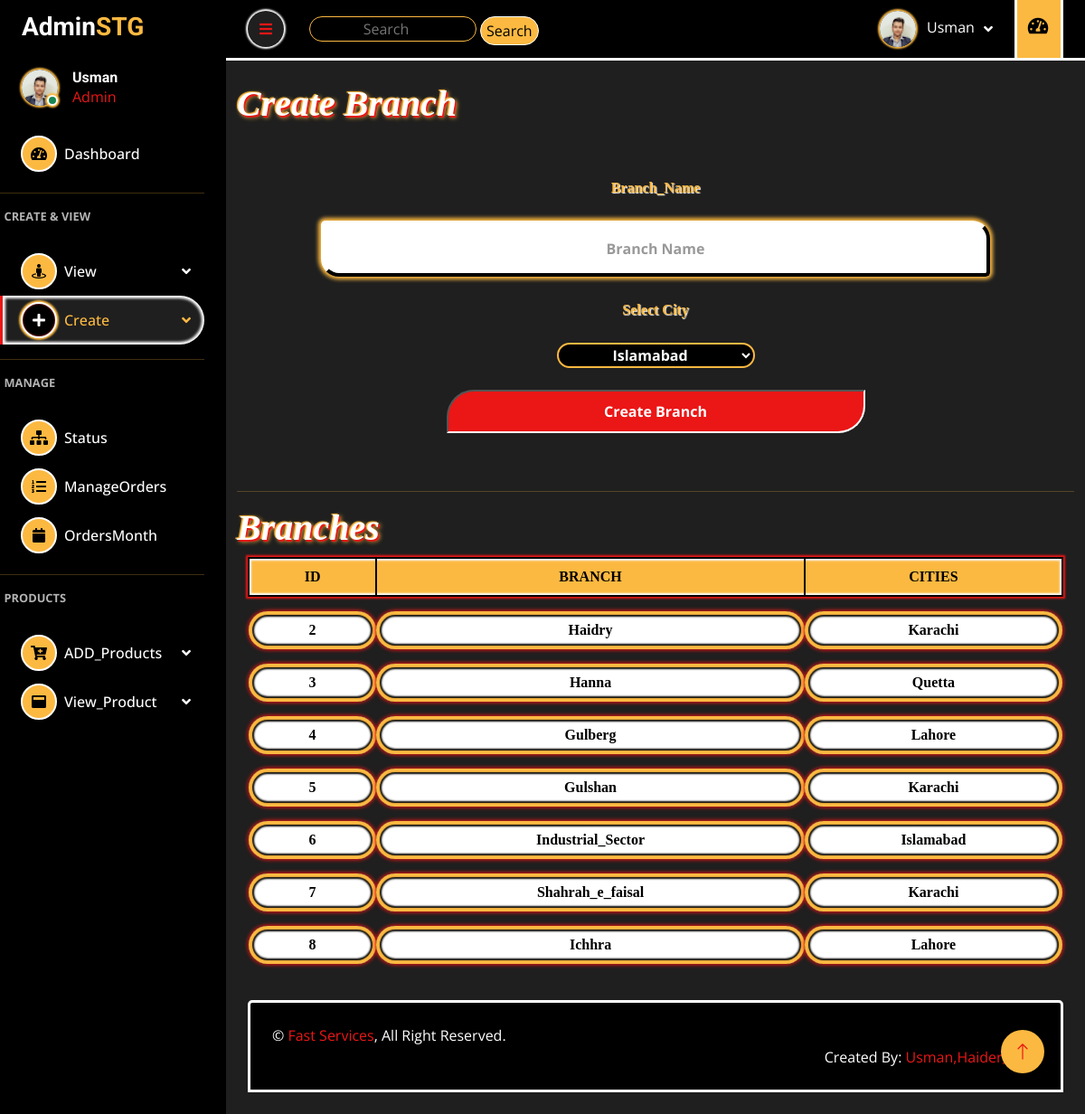
Screenshot of /admin/branch.php (signed in) with the database file from the repository.
### tables this page shows
CREATE TABLE `branch` (
  `id` int(255) NOT NULL,
  `branch` varchar(255) NOT NULL,
  `city` int(255) NOT NULL
);

CREATE TABLE `cities_pk` (
  `id` int(255) NOT NULL,
  `name` varchar(255) NOT NULL
);

### admin/branch.php (the view, shortened to what this page needs)
<?php
include '../connection.php';
$query2='SELECT * FROM `cities_pk`';
$con=mysqli_query($connect,$query2);
$query3='SELECT A.id, A.branch,B.name FROM `branch` as A inner join cities_pk as B where A.city=B.id';
$con2=mysqli_query($connect,$query3);
?>
<!DOCTYPE html>
<html lang="en">
<head>
<?php
echo '
    <link rel="preconnect" href="https://fonts.googleapis.com">
    <link rel="preconnect" href="https://fonts.gstatic.com" crossorigin>
    <link href="https://fonts.googleapis.com/css2?family=Open+Sans:wght@400;600&family=Roboto:wght@500;700&display=swap" rel="stylesheet">
    <link href="https://cdnjs.cloudflare.com/ajax/libs/font-awesome/5.10.0/css/all.min.css" rel="stylesheet">
    <link href="https://cdn.jsdelivr.net/npm/bootstrap-icons@1.4.1/font/bootstrap-icons.css" rel="stylesheet">
    <link href="lib/owlcarousel/assets/owl.carousel.min.css" rel="stylesheet">
    <link href="lib/tempusdominus/css/tempusdominus-bootstrap-4.min.css" rel="stylesheet" />
    <link href="css/bootstrap.min.css" rel="stylesheet">
    <link href="css/style.css" rel="stylesheet">
    '
    ?>
</head>
<body>
    <div class="container-fluid position-relative d-flex p-0">
        <div class="sidebar pe-4 pb-3">
            <nav class="navbar">
                <a href="index.php" class="navbar-brand mx-4 mb-3">
                    <h3 class="h3"><span class="name">Admin</span>STG</h3>
                </a>
                <div class="d-flex align-items-center ms-4 mb-4">
                    <div class="position-relative">
                        <img class="rounded-circle" src="../image/<?php echo $_SESSION['aimage'] ?>" alt="" style="width: 40px; height: 40px;">
                        <div class="bg-success rounded-circle border border-2 border-white position-absolute end-0 bottom-0 p-1"></div>
                    </div>
                    <div class="ms-3">
                        <h6 class="mb-0"><?php echo $_SESSION['aname'] ?></h6>
                        <span>Admin</span>
                    </div>
                </div>
                <div class="navbar-nav w-100">
                    <a href="index.php" class="nav-item nav-link"><i class="fa fa-tachometer-alt me-2"></i>Dashboard</a>
                    <hr>
                   <span style="margin-left:2%;font-weight:bolder;opacity:70%; color:white;font-size:80%">CREATE & VIEW</span>
                   <br>
                    <div class="nav-item dropdown">
                        <a href="#" class="nav-link dropdown-toggle" data-bs-toggle="dropdown"><i class="fa fa-street-view me-2"></i>View</a>
                    </div>
                    <div class="nav-item dropdown">
                        <a href="#" class="nav-link active dropdown-toggle" data-bs-toggle="dropdown"><i class="fa fa-plus me-2"></i>Create</a>
                    </div>
                    <hr>
                    <span style="margin-left:2%;font-weight:bolder;opacity:70%; color:white;font-size:80%">MANAGE</span>
                    <br>
                    <a href="status.php" class="nav-item nav-link"><i class="fa fa-sitemap me-2"></i>Status</a>
                    <a href="manage.php" class="nav-item nav-link"><i class="fa fa-list-ol me-2"></i>ManageOrders</a>
                    <a href="month.php" class="nav-item nav-link"><i class="fa fa-calendar me-2"></i>OrdersMonth</a>
                    <hr>
                    <span style="margin-left:2%;font-weight:bolder;opacity:70%; color:white;font-size:80%">PRODUCTS</span>
                    <br>
                    <div class="nav-item dropdown">
                        <a href="#" class="nav-link dropdown-toggle" data-bs-toggle="dropdown"><i class="fa fa-cart-plus me-2"></i>ADD_Products</a>
                    </div>
                    <div class="nav-item dropdown">
                        <a href="#" class="nav-link dropdown-toggle" data-bs-toggle="dropdown"><i class="fa fa-window-maximize me-2"></i>View_Product</a>
                    </div>
                </div>
            </nav>
        </div>
        <div class="content">
            <nav class="navbar n navbar-expand  sticky-top px-4 py-0">
                <a href="#" class="sidebar-toggler flex-shrink-0">
                    <i class="fa fa-bars"></i>
                </a>
                <form class="d-none d-md-flex ms-4" method="post">
                    <input class="form-contro border-0 m-1 aa1" type="search" name="search" placeholder="Search">
                    <input class="aa" type="submit" value="Search" name="submit">
                </form>
                <div class="navbar-nav align-items-center ms-auto me-4">
                    <div class="nav-item dropdown">
                        <a href="#" class="nav-link dropdown-toggle" data-bs-toggle="dropdown">
                            <img class="rounded-circle me-lg-2" src="../image/<?php echo $_SESSION['aimage'] ?>" alt="" style="width: 40px; height: 40px;">
                            <span class="d-none d-lg-inline-flex s"><?php echo $_SESSION['aname'] ?></span>
                        </a>
                    </div>
                </div>
                <a href="index.php" class="p22"><p class="p2 btn btn-lg btn-lg-square"><i class="fa fa-tachometer-alt"></i></p></a>
            </nav>
            <br>
<div class="container">
<h1 class="h11">Create Branch</h1>
<br>
<div class="text-center">
    <form method="POST" class="form form1">
        <br>
        <label for="">Branch_Name</label>
        <br><br>
    <input type="text" name="bname" placeholder="Branch Name" class="bn" pattern="[A-Za-z0-9]+(_[A-Za-z0-9]+)*" title="Only letters, numbers, and underscores are allowed. Spaces at the beginning or end are not allowed." required>
    <br><br>
    <label for="">Select City</label>
        <br><br>
<select name="city" class="select">
    <?php
   while($fetch=mysqli_fetch_assoc($con)){
    echo "<option class='opt1' value='$fetch[id]'>".$fetch['name']."</option>";
 }
    ?>
</select>
<br>
<br>
<input type="submit" value="Create Branch" name="sub" class="btn1">
<br><br>
    </form>
<br>
<hr>
</div>
<h1 class="h11">Branches</h1>
<div class="container text-center">
<table class="table">
  <thead>
    <tr>
      <th>ID</th>
      <th>BRANCH</th>
      <th>CITIES</th>
    </tr>
  </thead>
<?php
while($row=mysqli_fetch_assoc($con2))
{
    echo '
    <tbody class="me-3">
    <tr>
    <td>'.$row['id'].'</td>
      <td>'.$row['branch'].'</td>
      <td>'.$row['name'].'</td>
    </tr>';
}
?>
</tbody>
</table>
</div>
</div>
            <div class="container-fluid pt-4 px-4">
                <div class="bg-secondary rounded-top p-4">
                    <div class="row">
                        <div class="col-12 col-sm-6 text-center text-sm-start s">
                            &copy; <a href="index.php">Fast Services</a>, All Right Reserved.
                        </div>
                        <div class="col-12 col-sm-6 text-center text-sm-end s">
                            <br>Created By: <a href="#" target="_blank">Usman,Haider,Sana</a>
                        </div>
                    </div>
                </div>
            </div>
            <br>
        </div>
        <a href="#" class="btn btn-lg btn-lg-square back-to-top"><i class="bi bi-arrow-up"></i></a>
    </div>
</body>
</html>

### rows the page displays
branch: id "2", branch "Haidry", city.name "Karachi"
branch: id "3", branch "Hanna", city.name "Quetta"
branch: id "4", branch "Gulberg", city.name "Lahore"
branch: id "5", branch "Gulshan", city.name "Karachi"
branch: id "6", branch "Industrial_Sector", city.name "Islamabad"
branch: id "7", branch "Shahrah_e_faisal", city.name "Karachi"
branch: id "8", branch "Ichhra", city.name "Lahore"

### other values shown
$_SESSION['aname'] "Usman"
form field city "Islamabad"
